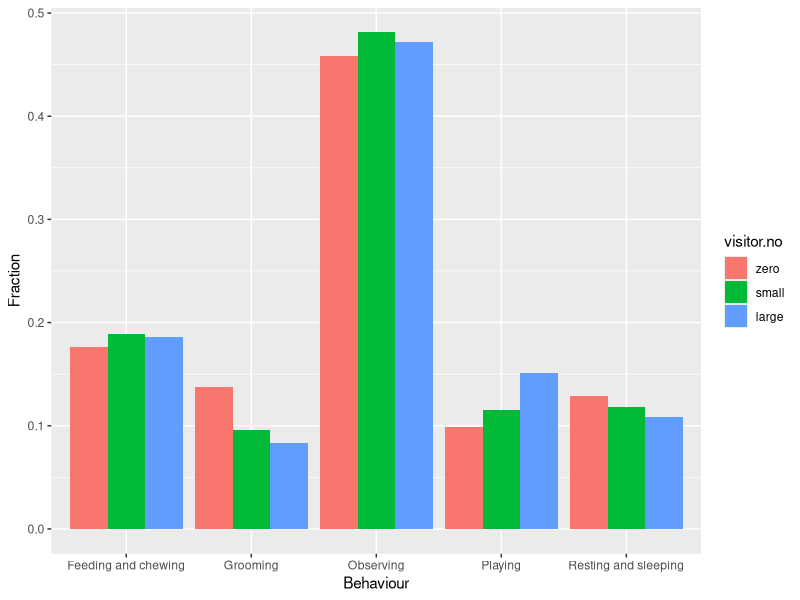

Write the R code that produced this figure.
#' ---
#' title: "Week 5 Chi Square Self Test Exercise"
#' author: "Liz Hamilton"
#' date: "16/09/2020"
#' output:
#'   pdf_document: default
#'   html_document: default
#' ---
#' 
## ----setup, include=FALSE------------------------------------------------
knitr::opts_chunk$set(echo = TRUE)

rm(list=ls())

#' 
#' ## Todd Data File
#' 
#' I have put a paper on Canvas that you should scan read to understand the background to this exericse. 
#' 
#' 1.	Access the paper by Todd et al., (2007): https://www.sciencedirect.com/science/article/pii/S0168159106003182 . Scan read the methods section, and look at the results. Also, take note of how they present their results (i.e. the figures). Answer the following questions:
#' a.	What are the categories that Todd et al (2007) use for their Chi-Square analyses?
#' b.	How are the results presented?
#' c.	Why is there a statement at the bottom of the figure regarding percentages?
#' 
#' *Answers:
#' a. The five activity categories
#' b. Bar chart
#' c. To clarify that they used the raw data - not the % data to run the test. You should never run a chi square test on percentages.*
#' 
#' Download the Todd data file and bring the data into R. Run the Chi Square test and see if you get a similar result as the paper (or thereabouts) - it may differ slightly as I was working with secondary plot data and it is not quite as accurate as if I had the real data.
#' 
## ------------------------------------------------------------------------
todd <- read.delim("Todd-1.txt", row.names = 1, header = TRUE)
chisq <- chisq.test(todd)
chisq

#' 
#' Examine the observed and expected groups. What do the standardised residuals tell you about the effect of group size on behaviour?
#' 
## ------------------------------------------------------------------------
chisq$observed
chisq$expected

#' 
#' Another way to look at the effect of the category on the Chi Square value is to look at the standardised residuals. Values greater than |2| when there are few cells or about 3 when there are many cells indicates lack of fit of Ho in that cell i.e. there is an important effect!
#'  We can do this with the following code:
#' 
## ------------------------------------------------------------------------
chisq$stdres

#' 
#' Which of the categories has the greatest effect?
#' 
#' Answer: Grooming behaviour when there are no visitors is increased.
#' 
#' ## Plotting the data
#' 
#' The plot in Todd plots percentages. If we want to plot the percentages, we need to work them out first:
#' 
## ------------------------------------------------------------------------
library(dplyr)
perc.todd = mutate(todd, 
                zero = Zero / sum(Zero),
                small = Small / sum(Small),
                large = Large / sum(Large))
perc.todd$behaviour<-c("Observing", "Feeding and chewing", "Playing", "Grooming", "Resting and sleeping")

#' 
#' Notice that I have done a simple calculation to work them out first and used the mutate function in dplyr to make a new data frame called perc.todd. I will still need to rearrange this for plotting.
#' 
#' Can you rearrange the data using the gather function from tidyr to create a new data frame called perc.todd_long. You should create new variables for visitor.no and percent first, and then use ggplot to graph the data.
#' 
## ------------------------------------------------------------------------
library(tidyr)
perc.todd_long <- gather(perc.todd, visitor.no, percent, zero:large, factor_key = TRUE)

library(ggplot2)
ggplot(perc.todd_long, aes(x = behaviour, y = percent, fill = visitor.no)) + geom_bar(stat = "identity", position = "dodge") + xlab("Behaviour") + ylab("Fraction")

#' 
#' Or you could create a better looking plot!
#' END...............
